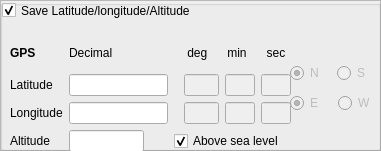
       <widget class="QFrame" name="frame">
        <property name="geometry">
         <rect>
          <x>0</x>
          <y>0</y>
          <width>381</width>
          <height>151</height>
         </rect>
        </property>
        <property name="frameShape">
         <enum>QFrame::StyledPanel</enum>
        </property>
        <property name="frameShadow">
         <enum>QFrame::Raised</enum>
        </property>
        <property name="lineWidth">
         <number>2</number>
        </property>
        <widget class="QGroupBox" name="groupBox_3">
         <property name="geometry">
          <rect>
           <x>0</x>
           <y>0</y>
           <width>381</width>
           <height>151</height>
          </rect>
         </property>
         <property name="title">
          <string/>
         </property>
         <widget class="QWidget" name="gridLayoutWidget">
          <property name="geometry">
           <rect>
            <x>0</x>
            <y>27</y>
            <width>291</width>
            <height>125</height>
           </rect>
          </property>
          <layout class="QGridLayout" name="gridLayout">
           <property name="leftMargin">
            <number>10</number>
           </property>
           <property name="topMargin">
            <number>10</number>
           </property>
           <item row="1" column="1">
            <widget class="QLineEdit" name="gps_lat_decimal">
             <property name="maximumSize">
              <size>
               <width>100</width>
               <height>16777215</height>
              </size>
             </property>
            </widget>
           </item>
           <item row="2" column="1">
            <widget class="QLineEdit" name="gps_lon_decimal">
             <property name="maximumSize">
              <size>
               <width>100</width>
               <height>16777215</height>
              </size>
             </property>
            </widget>
           </item>
           <item row="0" column="1">
            <widget class="QLabel" name="label_25">
             <property name="text">
              <string>Decimal</string>
             </property>
            </widget>
           </item>
           <item row="1" column="2">
            <layout class="QHBoxLayout" name="horizontalLayout_3">
             <property name="leftMargin">
              <number>10</number>
             </property>
             <item>
              <widget class="QLineEdit" name="gps_lat_deg">
               <property name="enabled">
                <bool>false</bool>
               </property>
               <property name="sizePolicy">
                <sizepolicy hsizetype="Fixed" vsizetype="Fixed">
                 <horstretch>0</horstretch>
                 <verstretch>0</verstretch>
                </sizepolicy>
               </property>
               <property name="maximumSize">
                <size>
                 <width>35</width>
                 <height>16777215</height>
                </size>
               </property>
               <property name="toolTip">
                <string>a number in the range 0 - 90</string>
               </property>
               <property name="inputMask">
                <string/>
               </property>
              </widget>
             </item>
             <item>
              <widget class="QLineEdit" name="gps_lat_min">
               <property name="enabled">
                <bool>false</bool>
               </property>
               <property name="sizePolicy">
                <sizepolicy hsizetype="Fixed" vsizetype="Fixed">
                 <horstretch>0</horstretch>
                 <verstretch>0</verstretch>
                </sizepolicy>
               </property>
               <property name="maximumSize">
                <size>
                 <width>30</width>
                 <height>16777215</height>
                </size>
               </property>
               <property name="toolTip">
                <string>a number in the range 0 - 59</string>
               </property>
               <property name="inputMask">
                <string/>
               </property>
              </widget>
             </item>
             <item>
              <widget class="QLineEdit" name="gps_lat_sec">
               <property name="enabled">
                <bool>false</bool>
               </property>
               <property name="sizePolicy">
                <sizepolicy hsizetype="Fixed" vsizetype="Fixed">
                 <horstretch>0</horstretch>
                 <verstretch>0</verstretch>
                </sizepolicy>
               </property>
               <property name="maximumSize">
                <size>
                 <width>30</width>
                 <height>16777215</height>
                </size>
               </property>
               <property name="toolTip">
                <string>a number in the range 0 - 59</string>
               </property>
               <property name="inputMask">
                <string/>
               </property>
              </widget>
             </item>
            </layout>
           </item>
           <item row="2" column="0">
            <widget class="QLabel" name="label_14">
             <property name="text">
              <string>Longitude</string>
             </property>
            </widget>
           </item>
           <item row="3" column="1">
            <widget class="QLineEdit" name="gps_altitude">
             <property name="maximumSize">
              <size>
               <width>75</width>
               <height>16777215</height>
              </size>
             </property>
            </widget>
           </item>
           <item row="0" column="0">
            <widget class="QLabel" name="label_17">
             <property name="font">
              <font>
               <weight>75</weight>
               <bold>true</bold>
              </font>
             </property>
             <property name="text">
              <string>GPS</string>
             </property>
            </widget>
           </item>
           <item row="3" column="0">
            <widget class="QLabel" name="label_15">
             <property name="text">
              <string>Altitude</string>
             </property>
            </widget>
           </item>
           <item row="2" column="2">
            <layout class="QHBoxLayout" name="horizontalLayout_6">
             <property name="leftMargin">
              <number>10</number>
             </property>
             <property name="rightMargin">
              <number>0</number>
             </property>
             <item>
              <widget class="QLineEdit" name="gps_lon_deg">
               <property name="enabled">
                <bool>false</bool>
               </property>
               <property name="sizePolicy">
                <sizepolicy hsizetype="Fixed" vsizetype="Fixed">
                 <horstretch>0</horstretch>
                 <verstretch>0</verstretch>
                </sizepolicy>
               </property>
               <property name="maximumSize">
                <size>
                 <width>35</width>
                 <height>16777215</height>
                </size>
               </property>
               <property name="toolTip">
                <string>a number in the range 0 - 180</string>
               </property>
               <property name="inputMask">
                <string/>
               </property>
              </widget>
             </item>
             <item>
              <widget class="QLineEdit" name="gps_lon_min">
               <property name="enabled">
                <bool>false</bool>
               </property>
               <property name="sizePolicy">
                <sizepolicy hsizetype="Fixed" vsizetype="Fixed">
                 <horstretch>0</horstretch>
                 <verstretch>0</verstretch>
                </sizepolicy>
               </property>
               <property name="maximumSize">
                <size>
                 <width>30</width>
                 <height>16777215</height>
                </size>
               </property>
               <property name="toolTip">
                <string>a number in the range 0 - 59</string>
               </property>
               <property name="inputMask">
                <string/>
               </property>
              </widget>
             </item>
             <item>
              <widget class="QLineEdit" name="gps_lon_sec">
               <property name="enabled">
                <bool>false</bool>
               </property>
               <property name="sizePolicy">
                <sizepolicy hsizetype="Fixed" vsizetype="Fixed">
                 <horstretch>0</horstretch>
                 <verstretch>0</verstretch>
                </sizepolicy>
               </property>
               <property name="maximumSize">
                <size>
                 <width>30</width>
                 <height>16777215</height>
                </size>
               </property>
               <property name="toolTip">
                <string>a number in the range 0 - 59</string>
               </property>
               <property name="inputMask">
                <string/>
               </property>
              </widget>
             </item>
            </layout>
           </item>
           <item row="3" column="2">
            <widget class="QCheckBox" name="chk_AboveSeaLevel">
             <property name="text">
              <string>Above sea level</string>
             </property>
             <property name="checked">
              <bool>true</bool>
             </property>
            </widget>
           </item>
           <item row="0" column="2">
            <widget class="QLabel" name="label_12">
             <property name="text">
              <string>    deg      min      sec</string>
             </property>
            </widget>
           </item>
           <item row="1" column="0">
            <widget class="QLabel" name="label_13">
             <property name="text">
              <string>Latitude</string>
             </property>
            </widget>
           </item>
          </layout>
         </widget>
         <widget class="QWidget" name="horizontalLayoutWidget_8">
          <property name="geometry">
           <rect>
            <x>290</x>
            <y>60</y>
            <width>87</width>
            <height>26</height>
           </rect>
          </property>
          <layout class="QHBoxLayout" name="horizontalLayout_7">
           <item>
            <widget class="QRadioButton" name="radioButton_gpsN">
             <property name="enabled">
              <bool>false</bool>
             </property>
             <property name="toolTip">
              <string>North</string>
             </property>
             <property name="text">
              <string>N</string>
             </property>
             <property name="checked">
              <bool>true</bool>
             </property>
            </widget>
           </item>
           <item>
            <widget class="QRadioButton" name="radioButton_gpsS">
             <property name="enabled">
              <bool>false</bool>
             </property>
             <property name="toolTip">
              <string>South</string>
             </property>
             <property name="text">
              <string>S</string>
             </property>
            </widget>
           </item>
          </layout>
         </widget>
         <widget class="QWidget" name="horizontalLayoutWidget_9">
          <property name="geometry">
           <rect>
            <x>290</x>
            <y>90</y>
            <width>89</width>
            <height>26</height>
           </rect>
          </property>
          <layout class="QHBoxLayout" name="horizontalLayout_8">
           <item>
            <widget class="QRadioButton" name="radioButton_gpsE">
             <property name="enabled">
              <bool>false</bool>
             </property>
             <property name="toolTip">
              <string>East</string>
             </property>
             <property name="text">
              <string>E</string>
             </property>
             <property name="checked">
              <bool>true</bool>
             </property>
            </widget>
           </item>
           <item>
            <widget class="QRadioButton" name="radioButton_gpsW">
             <property name="enabled">
              <bool>false</bool>
             </property>
             <property name="toolTip">
              <string>West</string>
             </property>
             <property name="text">
              <string>W</string>
             </property>
            </widget>
           </item>
          </layout>
         </widget>
         <widget class="QCheckBox" name="chk_lat_lon_alt">
          <property name="geometry">
           <rect>
            <x>2</x>
            <y>0</y>
            <width>301</width>
            <height>21</height>
           </rect>
          </property>
          <property name="text">
           <string>Save Latitude/longitude/Altitude</string>
          </property>
          <property name="checked">
           <bool>true</bool>
          </property>
         </widget>
        </widget>
       </widget>
